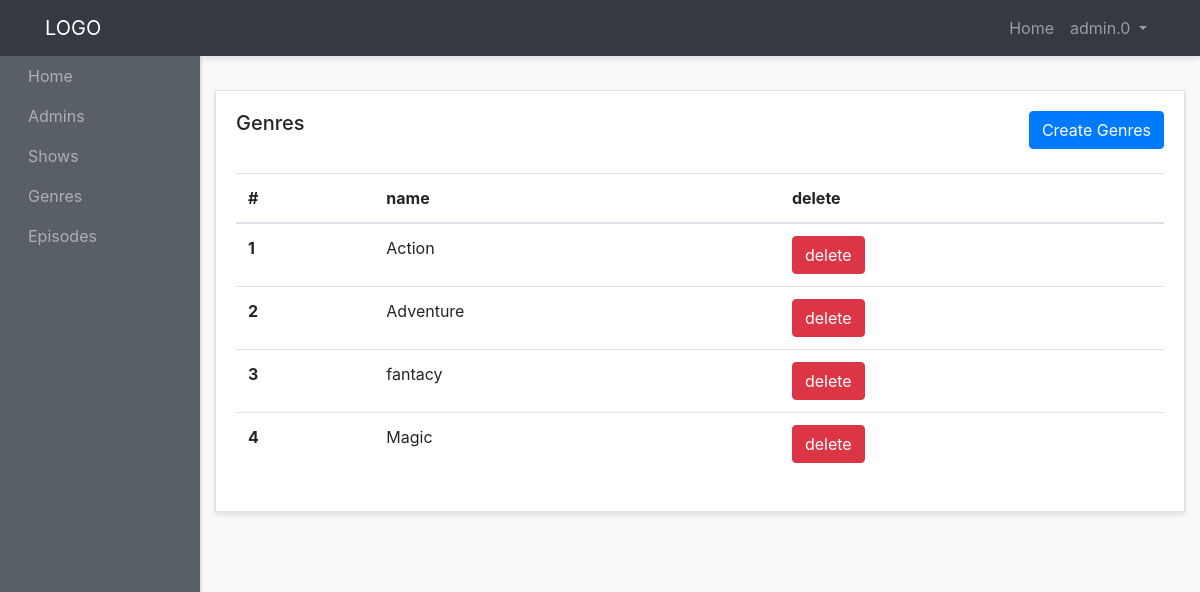
The page /admin-panel/genres-admins/show-genres.php (signed in) on the database as committed earlier.
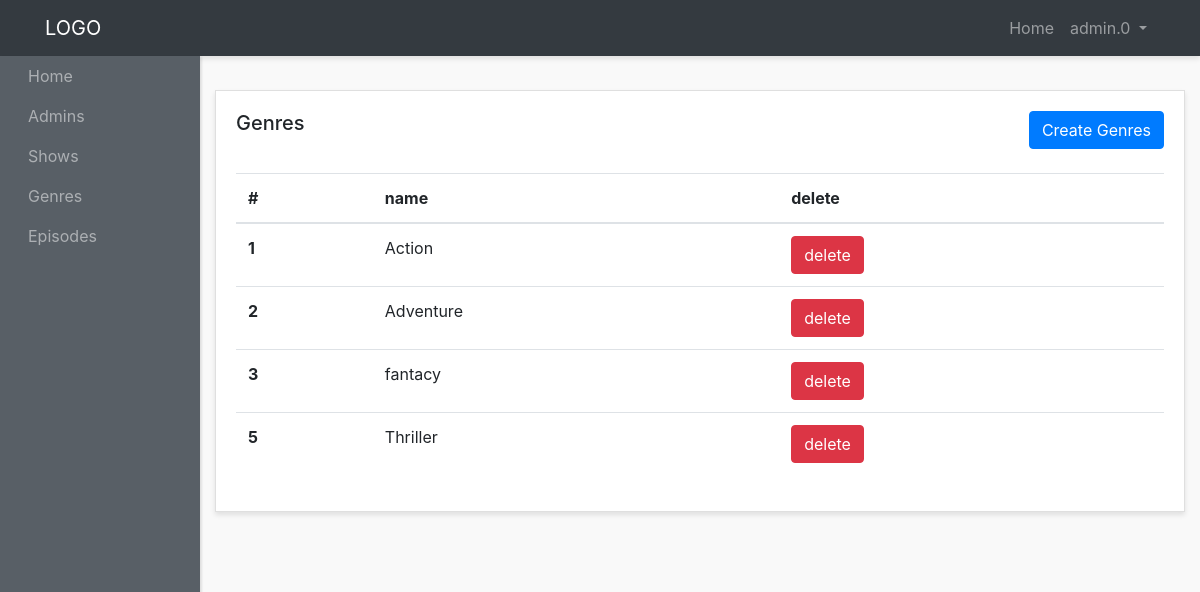
The same page on the database as committed later.
### tables this page shows
CREATE TABLE `genres` (
  `id` int(10) NOT NULL,
  `name` varchar(200) NOT NULL,
  `created_at` timestamp NOT NULL DEFAULT current_timestamp()
);

### admin-panel/genres-admins/show-genres.php (the view, shortened to what this page needs)
<?php require "../layouts/header.php" ?>
<?php require "../../config/config.php" ?>
<?php
$genre = $conn->query("SELECT * FROM genres");
$genre->execute();
$allGenre = $genre->fetchAll(PDO::FETCH_OBJ);
?>
<div class="row">
  <div class="col">
    <div class="card">
      <div class="card-body">
        <h5 class="card-title mb-4 d-inline">Genres</h5>
        <a href="<?php echo ADMINURL; ?>genres-admins/create-genres.php" class="btn btn-primary mb-4 text-center float-right">Create Genres</a>
        <table class="table">
          <thead>
            <tr>
              <th scope="col">#</th>
              <th scope="col">name</th>
              <th scope="col">delete</th>
            </tr>
          </thead>
          <tbody>
            <?php foreach ($allGenre as $genre) : ?>
              <tr>
                <th scope="row"><?php echo $genre->id ?></th>
                <td><?php echo $genre->name ?></td>
                <td><a href="delete-genres.php?name=<?php echo $genre->name ?>" class="btn btn-danger  text-center ">delete</a></td>
              </tr>
            <?php endforeach; ?>
          </tbody>
        </table>
      </div>
    </div>
  </div>
  <?php require "../layouts/footer.php" ?>>

Rows that differ between the two databases and show on the page:
removed genres: id "4", name "Magic"
added genres: id "5", name "Thriller"
